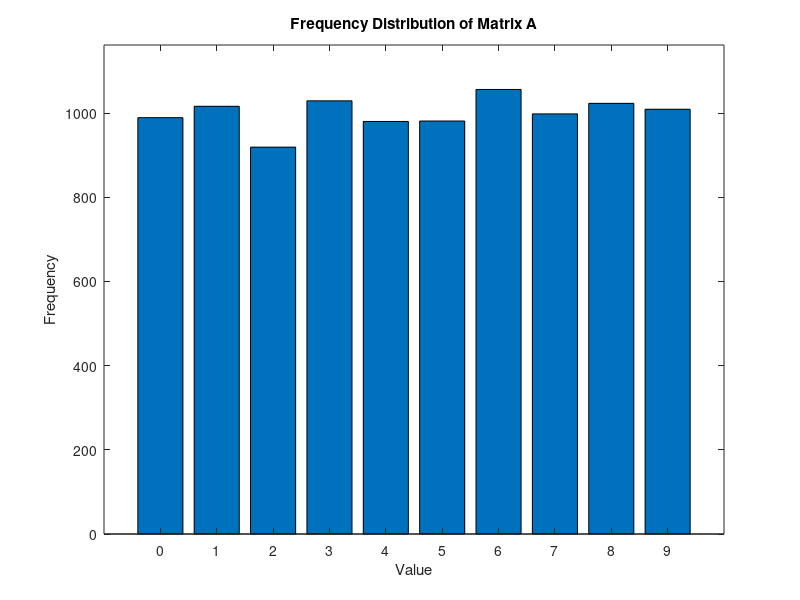
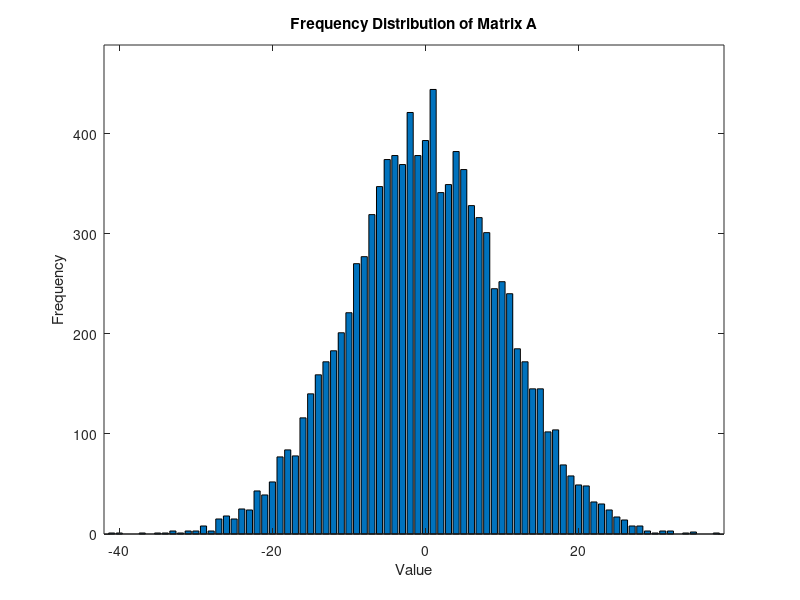
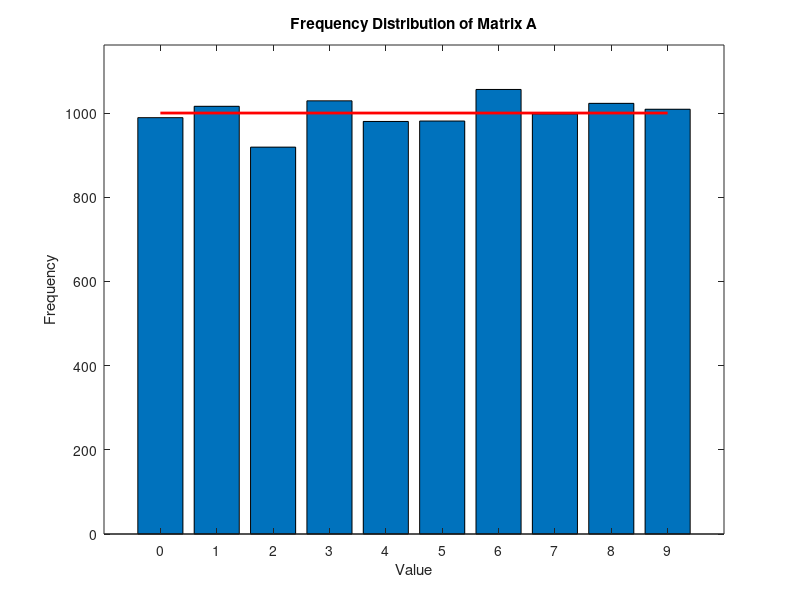
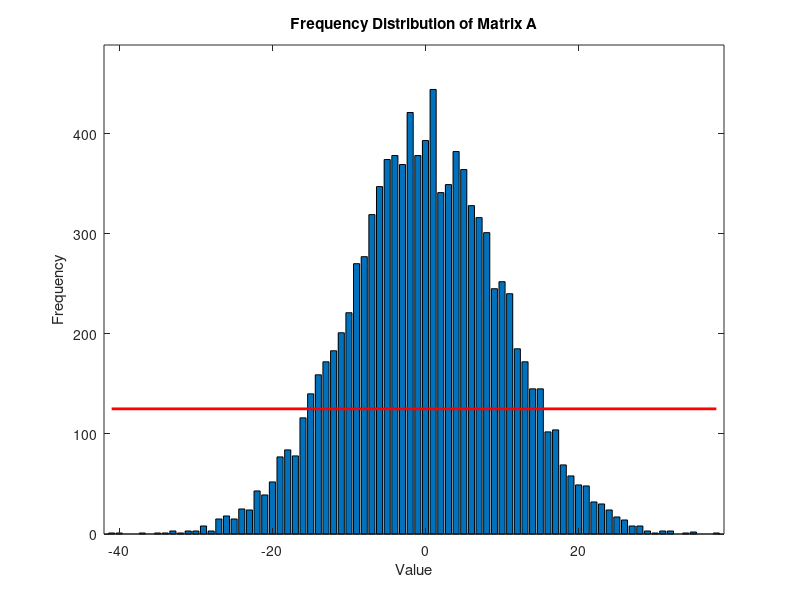

The MATLAB source for these figures, in order:
% Exercise L-1.1 (Octave basics, random variables and statistics)

% a.
% Generate two N x N matrices A and B containing integer random values (set N = 100).
% The numbers in A must be uniformly distributed in the interval [0,10) and in B normally
% distributed with mean 0 and standard deviation s = 10. Utilize the Octave functions rand,
% randn, fix and round. For the generation of A you need fix and for B round. Why?

N = 100
% rand(N) generates a matrix of the size N x N with numbers uniformly distributed in [0,1)
% To scale this to [0,10), multiply this by 10
% To get integers instead of floats use fix which truncates the decimal part (rounds down)
% round would round up or down which could lead to a value of 10
A = fix(10 * rand(N))
B = round(10 * randn(N))

% b.
% Determine the minimum and maximum element of A and B (functions min and max).
% Store the results in amin, amax, bmin and bmax
amin = min(A(:))
amax = max(A(:))
bmin = min(B(:))
bmax = max(B(:))

% c.
% Determine the frequency of each matrix element in A (respectively B) and store it as
% follows in vector a (resp. b): The first element of a (b) contains the frequency of the
% smallest element in A (B) and the last element of a (b) contains the frequency of the largest
% element in A (B).
% Hints:
%   i. For this task you may use the functions find and length and work with a for-loop.
%   ii. A == i  returns a N x N logical matrix with values 1 only at elements in A which equal i.
%   iii. You may append a number x as follows to a vector a:  a = [a  x];
a = [];
for i = amin:amax
    frequency = length(find(A(:) == i));
    a = [a frequency];
end
asum = sum(a)
a

b = [];
for i = bmin:bmax
    frequency = length(find(B(:) == i));
    b = [b frequency];
end
bsum = sum(b)
b

% d.
% Draw the frequency distributions in vector a and b into two separate figures (Figure 1 and
% Figure 2) using the functions bar and figure. Label them appropriately. Note that this
% graphical representation of the distribution of data is called a histogram.
% Useful commands: title, xlabel, ylabel, axis

% --- Plot for A ---
bar(amin:amax, a)
title('Frequency Distribution of Matrix A')
xlabel('Value')
ylabel('Frequency')
axis([amin-1 amax+1 0 max(a)*1.1])
print('../figures/exercise_1/frequency_a.png', '-dpng')
close all

% --- Plot for B ---
bar(bmin:bmax, b)
title('Frequency Distribution of Matrix A')
xlabel('Value')
ylabel('Frequency')
axis([bmin-1 bmax+1 0 max(b)*1.1])
print('../figures/exercise_1/frequency_b.png', '-dpng')
close all

% e.
% Since the data in matrix A is uniformly distributed, all components of vector a should have
% similar values which must be evenly distributed around the mean frequency value.
% Illustrate this fact by plotting the mean of all components in a as horizontal line into Figure
% 1. Use the command "hold on" to retain the current figure when plotting a new object.
% Useful commands: line, hold on

% --- Plot for A ---
bar(amin:amax, a)
title('Frequency Distribution of Matrix A')
xlabel('Value')
ylabel('Frequency')
axis([amin-1 amax+1 0 max(a)*1.1])
hold on
mean_a = mean(a);
line([amin amax], [mean_a mean_a], 'color', 'r', 'LineWidth', 2)
hold off
print('../figures/exercise_1/frequency_a_with_mean.png', '-dpng')
close all

% --- Plot for B ---
bar(bmin:bmax, b)
title('Frequency Distribution of Matrix A')
xlabel('Value')
ylabel('Frequency')
axis([bmin-1 bmax+1 0 max(b)*1.1])
hold on
mean_b = mean(b);
line([bmin bmax], [mean_b mean_b], 'color', 'r', 'LineWidth', 2)
hold off
print('../figures/exercise_1/frequency_b_with_mean.png', '-dpng')
close all

% f.
% Generate probability distributions from the histograms using relative frequencies and plot
% them into Figure 3 (vector a) and 4 (vector b). Show that the probabilities in each
% distribution sum up to 1.
total = N^2;

% probability distribution for A
pa = a / total;
sum_pa = sum(pa)
 % probability distribution for B
pb = b / total;
sum_pb = sum(pb)

% --- Probability distribution for A ---
bar(amin:amax, pa)
title('Probability Distribution of Matrix A')
xlabel('Value')
ylabel('Probability')
axis([amin-1 amax+1 0 max(pa)*1.1])
print('../figures/exercise_1/probability_distribution_a.png', '-dpng')
close all

% --- Probability distribution for B ---
bar(bmin:bmax, pb)
title('Probability Distribution of Matrix B')
xlabel('Value')
ylabel('Probability')
axis([bmin-1 bmax+1 0 max(pb)*1.1])
print('../figures/exercise_1/probability_distribution_b.png', '-dpng')
close all

% g.
% The data in matrix B is normally distributed with mean value μ = 0 and standard deviation
% s = 10. Its probability in Figure 3 can be described by the following function:
%   (function)
% Draw this function as red line into Figure 4, using for the abscissa a stepsize of 0.1
% between the end points bmin and bmax.

x = bmin:0.1:bmax;

mu = 0
sigma = 10
probability_function = exp(-(x - mu).^2 / (2 * sigma^2)) / sqrt(2 * pi * sigma^2);

bar(bmin:bmax, pb)
hold on
plot(x, probability_function, 'r', 'LineWidth', 2)
title('Probability Distribution of Matrix B with Theoretical Normal Curve')
xlabel('Value')
ylabel('Probability')
axis([bmin-1 bmax+1 0 max([pb probability_function])*1.1])
hold off
print('../figures/exercise_1/probability_distribution_b_with_normal_curve.png', '-dpng')
close all

% h.
% Check the following statements in your program:
%   a. 68.3% of all elements in B lie in the interval [ -s, s]
%   b. 95.5% of all elements in B lie in the interval [ -2s, 2s]
%   c. 99.7% of all elements in B lie in the interval [ -3s, 3s].

% [-s, s]
count_1s = sum(B(:) >= -sigma & B(:) <= sigma);
percentage_1s = count_1s / (N^2)
% [-2s, 2s]
count_2s = sum(B(:) >= -2*sigma & B(:) <= 2*sigma);
percentage_2s = count_2s / (N^2)
% [-3s, 3s]
count_3s = sum(B(:) >= -3*sigma & B(:) <= 3*sigma);
percentage_3s = count_3s / (N^2)
